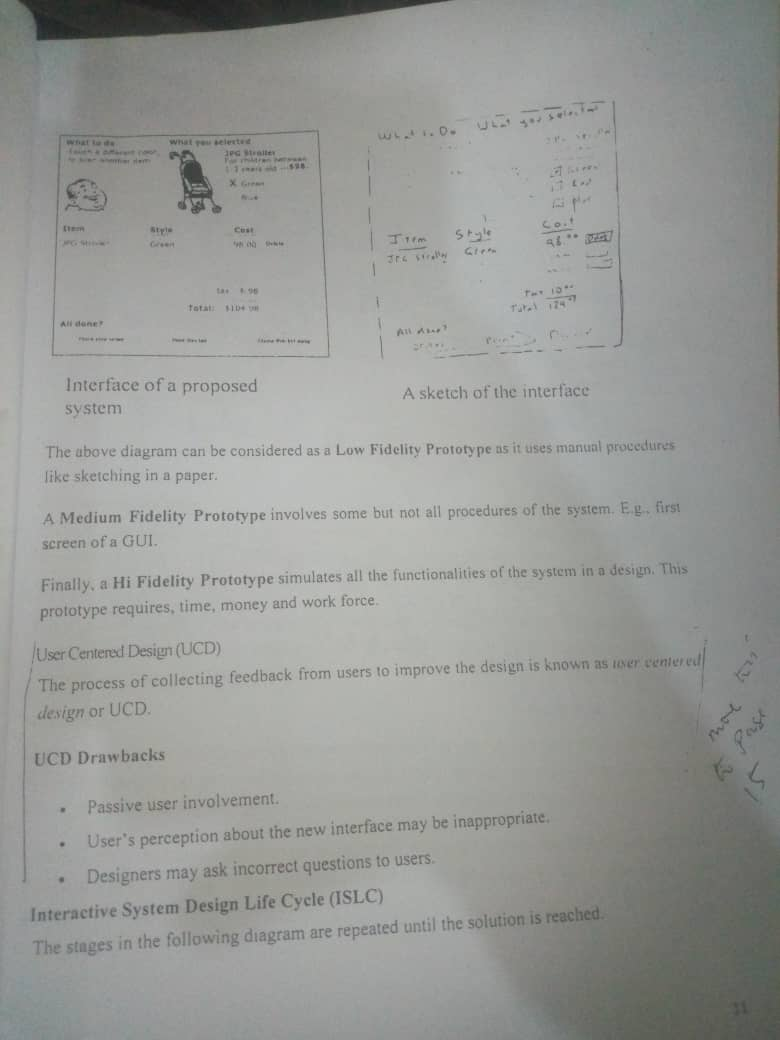
#> input picture Image_Processing/images/tre.jpg, 780 x 1040 px, found by its file name
$ python thresh.py
#> lines starting #> are read from the running program, lines starting #| are printed output that depends on the picture; after the words box and inside, x2 and y2 are one past the last pixel; in counts of white or black regions, pixels touching at a corner belong together
#import needed libraries
import numpy as np
import sys
import imutils
import argparse
import cv2

image = cv2.imread("image/tre.jpg",0)
#> image: shape (1040, 780); min 27, max 212, mean 152.8
cv2.imshow("original",image)
cv2.waitKey(0)

#Values above 127 goes to zero(black everything goes to 255(white))
tre,thresh  =   cv2.threshold(image,127,255,cv2.THRESH_BINARY)
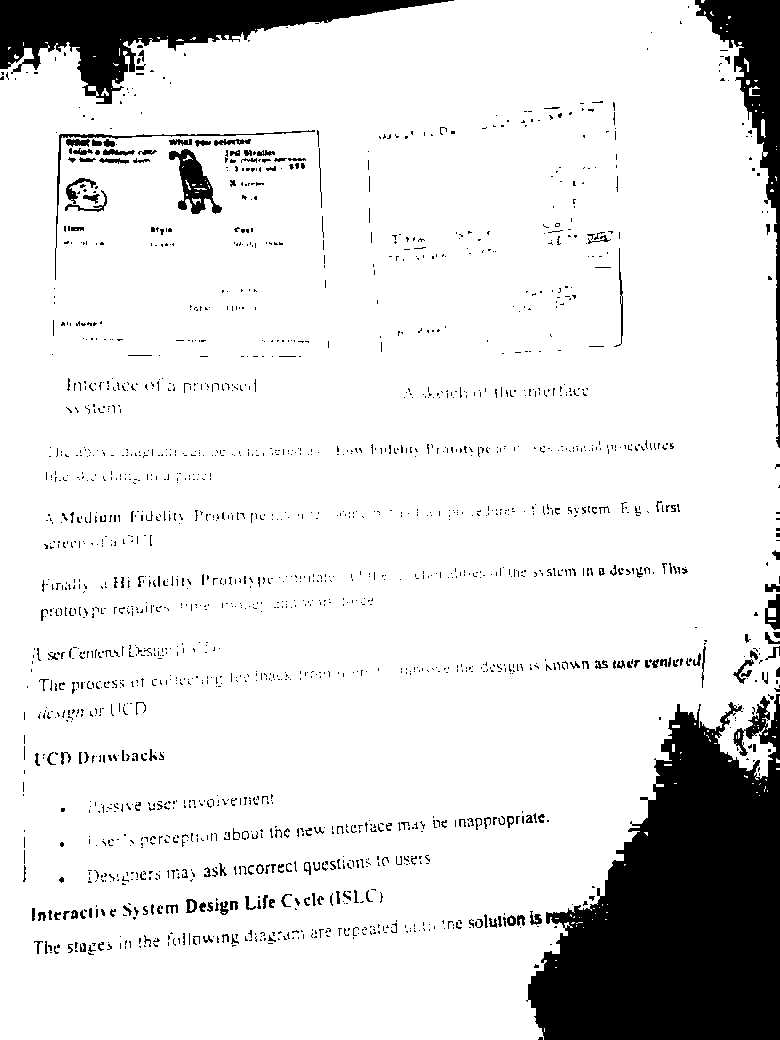
#> thresh: shape (1040, 780); 87.6% white; 1904 black regions (1704 under 20 px), largest, box (x1, y1, x2, y2) and area: (526, 694, 780, 1040) 56258, (0, 0, 454, 104) 17113, (695, 0, 780, 448) 8110
cv2.imshow("threshold Binary",thresh)
cv2.waitKey(0)
#Is a good practice to remove blur in an image b/c it reduces noise
image   =   cv2.GaussianBlur(image,(3,3),0)
cv2.waitKey(0)

#using adaptive mean threshhold
thresh   =   cv2.adaptiveThreshold(image,255,cv2.ADAPTIVE_THRESH_MEAN_C,
cv2.THRESH_BINARY,5,6)
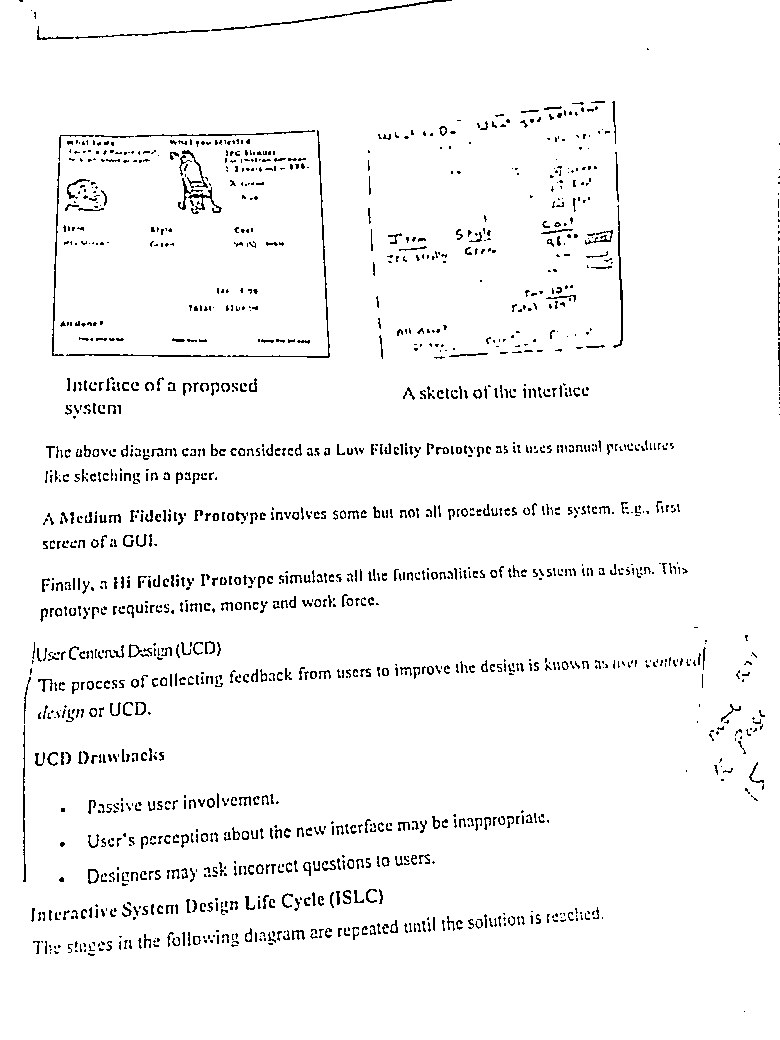
#> thresh: shape (1040, 780); 96.3% white; black in thin lines or dots
cv2.imshow("Adaptive mean tresh",thresh)
cv2.waitKey(0)

#using adaptive tresh otsu
thr2    =   cv2.threshold(image,0,255, cv2.THRESH_BINARY   +   cv2.THRESH_OTSU)
cv2.imshow("Adaptive tresh otsu",thresh)
cv2.waitKey(0)


#using Gaussian Blur
blur    =   cv2.GaussianBlur(image,(5,5),0)
thr3   =  cv2.threshold(blur,0,255, cv2.THRESH_BINARY +   cv2.THRESH_OTSU)
cv2.imshow("Gaussian Blur",thresh)
cv2.waitKey(0)

$ run again, with Image_Processing/images/blob.JPG copied over Image_Processing/images/tre.jpg
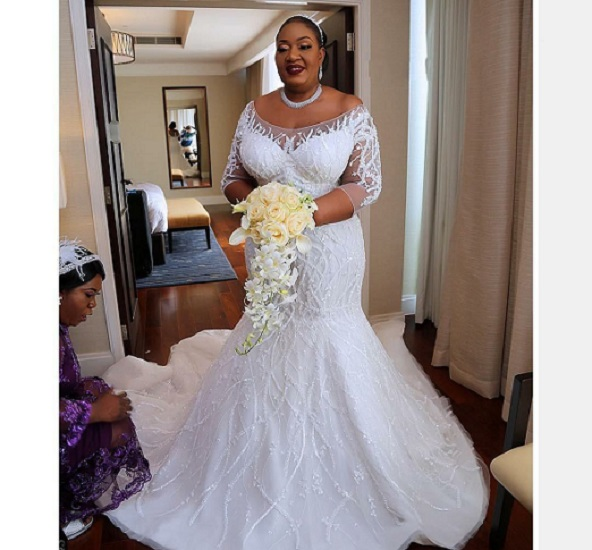
#> input picture Image_Processing/images/blob.JPG, 592 x 550 px, found by its file name
#> `tre,thresh  =   cv2.threshold(image,127,255,cv2.THRESH_BINARY)`:
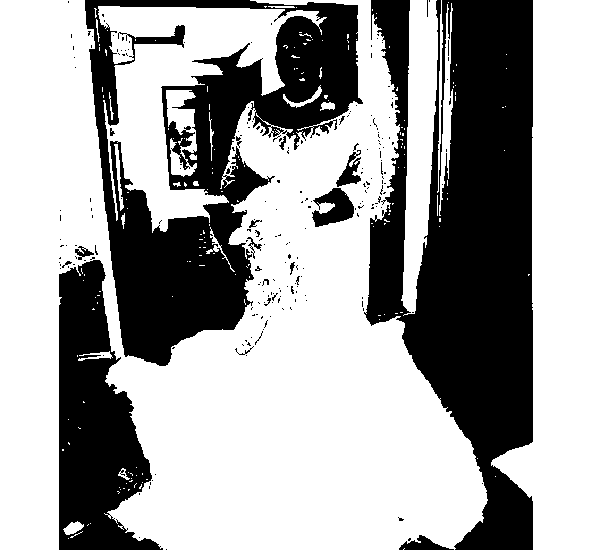
#> thresh: shape (550, 592); 63.9% white; 226 black regions (209 under 20 px), largest, box (x1, y1, x2, y2) and area: (364, 0, 533, 550) 56191, (85, 0, 363, 366) 40681, (59, 260, 163, 550) 17768
#> `thresh   =   cv2.adaptiveThreshold(image,255,cv2.ADAPTIVE_THRESH_MEAN_..`:
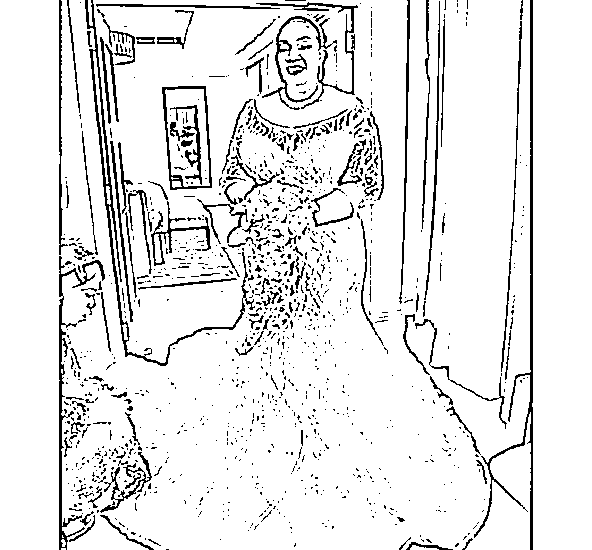
#> thresh: shape (550, 592); 91.1% white; black in thin lines or dots, all inside (x1, y1, x2, y2) = (59, 0, 533, 550)

$ run again, with Image_Processing/images/hux.jpg copied over Image_Processing/images/tre.jpg
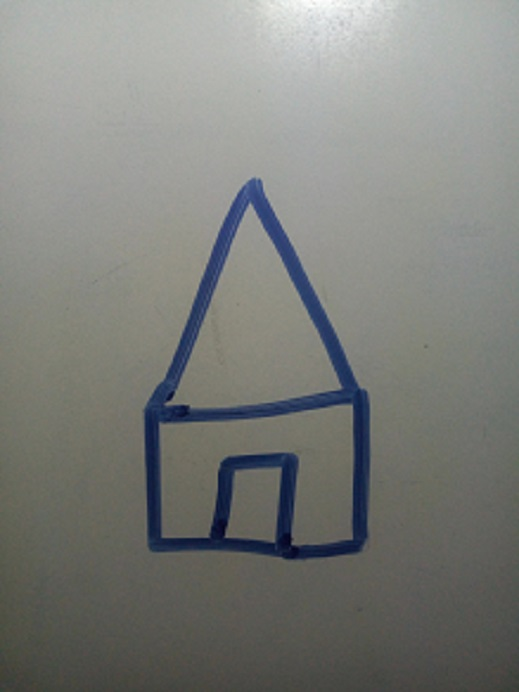
#> input picture Image_Processing/images/hux.jpg, 519 x 692 px, found by its file name
#> `tre,thresh  =   cv2.threshold(image,127,255,cv2.THRESH_BINARY)`:
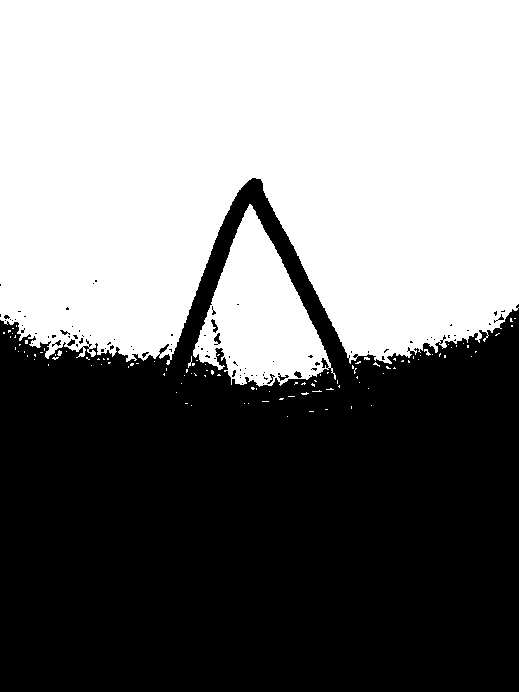
#> thresh: shape (692, 519); 49.4% white; 110 white regions (106 under 20 px), largest, box (x1, y1, x2, y2) and area: (0, 0, 519, 365) 163946, (193, 204, 336, 387) 13098, (424, 349, 431, 356) 22, (57, 350, 62, 356) 20
#> `thresh   =   cv2.adaptiveThreshold(image,255,cv2.ADAPTIVE_THRESH_MEAN_..`:
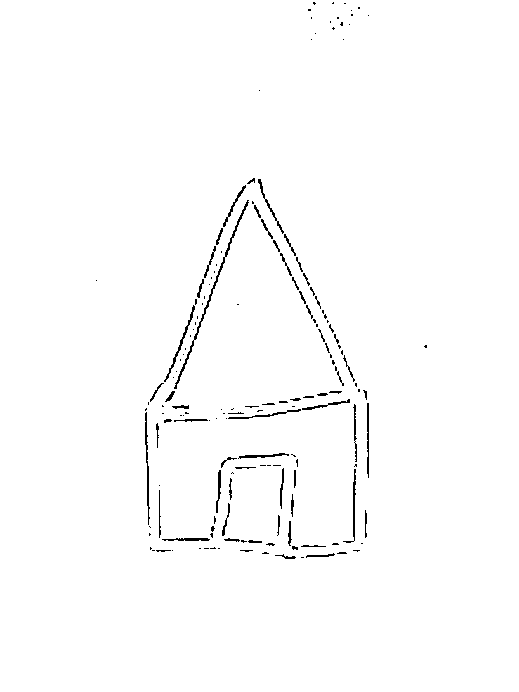
#> thresh: shape (692, 519); 98.8% white; black in thin lines or dots, all inside (x1, y1, x2, y2) = (96, 2, 427, 559)

$ run again, with Image_Processing/images/huz.jpg copied over Image_Processing/images/tre.jpg
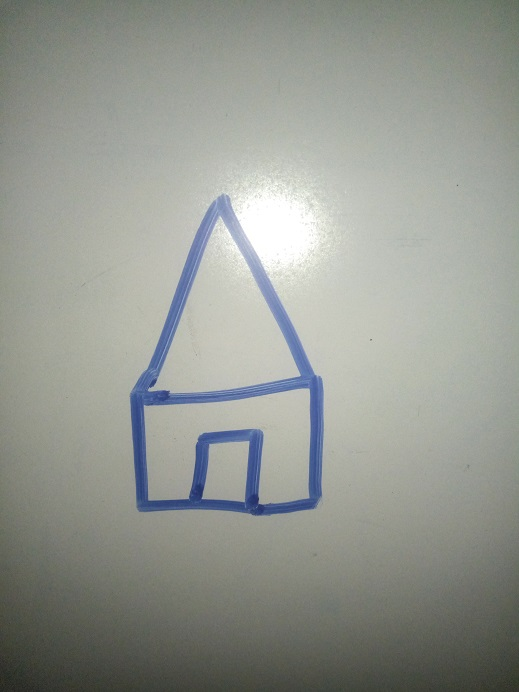
#> input picture Image_Processing/images/huz.jpg, 519 x 692 px, found by its file name
#> `tre,thresh  =   cv2.threshold(image,127,255,cv2.THRESH_BINARY)`:
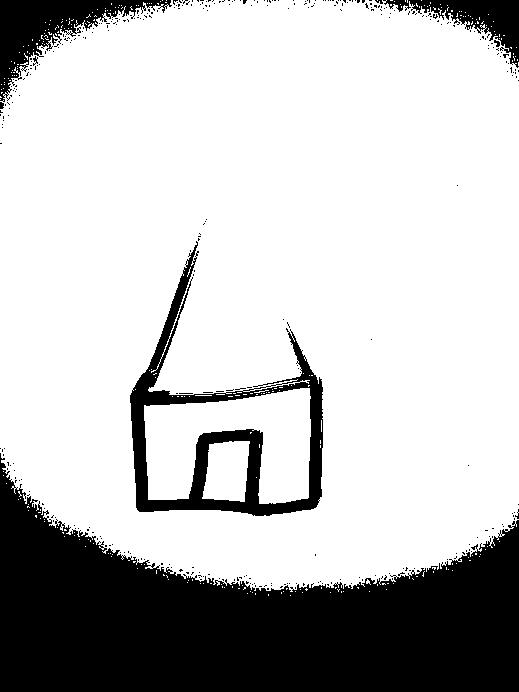
#> thresh: shape (692, 519); 75.4% white; 359 black regions (352 under 20 px), largest, box (x1, y1, x2, y2) and area: (0, 453, 519, 692) 68278, (130, 241, 323, 516) 10471, (0, 0, 172, 102) 5565
#> `thresh   =   cv2.adaptiveThreshold(image,255,cv2.ADAPTIVE_THRESH_MEAN_..`:
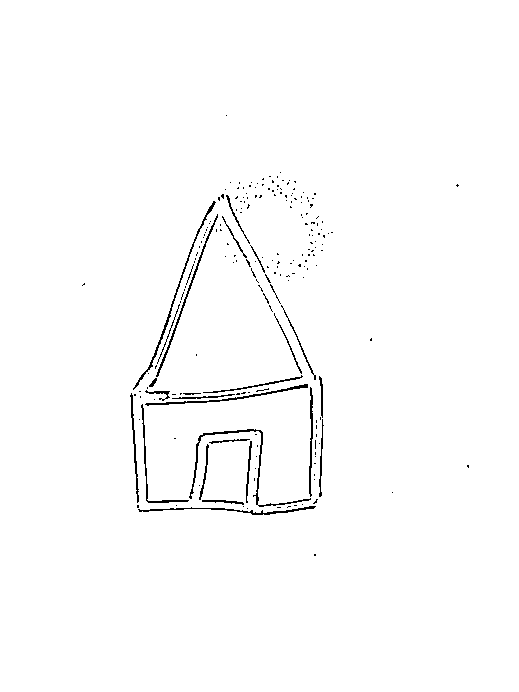
#> thresh: shape (692, 519); 98.7% white; black in thin lines or dots, all inside (x1, y1, x2, y2) = (82, 115, 469, 556)
